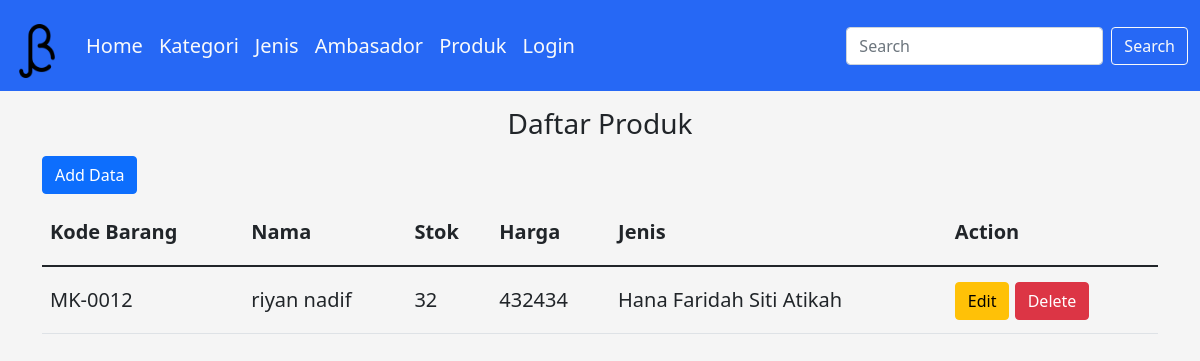
The app's page /barang/, older data.
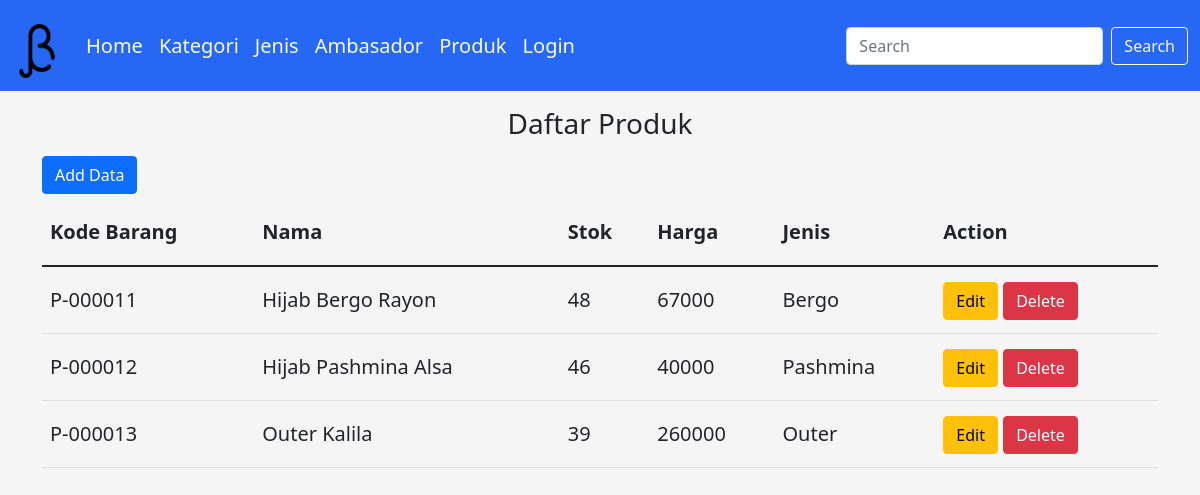
The same page, newer data.
### dashboard/models.py (models this page shows, shortened)
class Barang(models.Model):
    kodebrg=models.CharField(max_length=8)
    nama=models.CharField(max_length=50)
    stok=models.IntegerField()
    harga=models.BigIntegerField()
    link_gbr=models.CharField(max_length=150, blank=True)
    timestamp=models.DateTimeField(auto_now_add=True)
    jenis_id=models.ForeignKey(Jenis, on_delete=models.CASCADE, null=True)

class Jenis(models.Model):
    nama=models.CharField(max_length=50)
    ket = models.CharField(max_length=50)

### dashboard/views.py (the view)
# urls.py: path('barang/', Barang_View, name='view_barang'),
def Barang_View(request):
    barangs = Barang.objects.all()
    title = "Data Barang"
    konteks = {
        'barangs': barangs,
        'titlenya': title,
    }
    return render(request, 'tampil_brg.html', konteks)

### templates/tampil_brg.html (shortened to what this page needs)
{% extends 'base.html' %}
{% load static %}
{% block konten %}
<h3 class="text-center">Daftar Produk</h3>
<div class="container">
    <a href="/addbrg" class="btn btn-primary">Add Data</a>
    <table class="table table-bordered-sm">
        <thead>
            <tr>
                <th>Kode Barang</th>
                <th>Nama</th>
                <th>Stok</th>
                <th>Harga</th>
                <th>Jenis</th>
                <th>Action</th>
            </tr>
        </thead>
        <tbody>
            {% for Barang in barangs %}
            <tr>
                <td>{{ Barang.kodebrg }}</td>
                <td>{{ Barang.nama }}</td>
                <td>{{ Barang.stok }}</td>
                <td>{{ Barang.harga }}</td>
                <td>{{ Barang.jenis_id.nama }}</td>
                <td>
                    <a href="{% url 'ubah_brg' Barang.id %}" type="button" class="btn btn-warning">
                        Edit
                    </a>
                    <button type="button" class="btn btn-danger" data-bs-toggle="modal"
                        data-bs-target="#hapus-{{ Barang.id }}">
                        Delete
                    </button>
                </td>
            </tr>
            {% endfor %}
        </tbody>
    </table>
</div>
{% endblock %}

### templates/base.html (shortened to what this page needs)
<!DOCTYPE html>
<html lang="en">
  <head>
    {% include 'link.html' %}
  </head>
  <body>
    <section id="menunavbar">{% include 'menu.html' %}</section>
    <section class="isi">{% block konten %} {% endblock %}</section>
  </body>
</html>

### templates/link.html (shortened to what this page needs)
{% load static %}
<link href="https://cdn.jsdelivr.net/npm/bootstrap@5.1.3/dist/css/bootstrap.min.css" rel="stylesheet">
<link rel="stylesheet" href="https://cdn.jsdelivr.net/npm/bootstrap-icons@1.8.3/font/bootstrap-icons.css">
<link href="{% static 'css/bootstrap.min.css' %}" rel="stylesheet">
<link href="{% static 'css/signin.css' %}" rel="stylesheet">

### templates/menu.html (shortened to what this page needs)
{% load static %}
<nav class="navbar navbar-expand-lg mb-3" style="background-color: #2668f5;">
  <div class="container-fluid">
    <div class="collapse navbar-collapse" id="navbarTogglerDemo01">
      <a class="navbar-brand" href="#">
        <img src="{% static 'img/loggo.png' %}" alt="Logo" width="50" height="54" class="d-inline-block align-text-top">
      </a>
      <ul class="navbar-nav me-auto mb-2 mb-lg-0">
        <li class="nav-item">
          <a class="nav-link {% if navbar == 'home' %} active {% endif %}" aria-current="page" href="/">Home</a>
        </li>
        <li class="nav-item">
          <a class="nav-link {% if navbar == 'category' %} active {% endif %}" aria-current="page"
            href="/category">Kategori</a>
        </li>
        <li class="nav-item">
          <a class="nav-link {% if navbar == 'jenis' %} active {% endif %}" href="/jenis">Jenis</a>
        </li>
        <li class="nav-item">
          <a class="nav-link {% if navbar == 'brand' %} active {% endif %}" href="/brand">Ambasador</a>
        </li>
        <li class="nav-item">
          <a class="nav-link {% if navbar == 'barang' %} active {% endif %}" href="/barang">Produk</a>
        </li>
        <li class="nav-item">
          <a class="nav-link {% if navbar == 'cart' %} active {% endif %}" href="/admin">Login</a>
        </li>
      </ul>
      <form class="d-flex" role="search">
        <input class="form-control me-2" type="search" placeholder="Search" aria-label="Search">
        <button class="btn btn-outline-light" type="submit">Search</button>
      </form>
    </div>
  </div>
</nav>

### static/css/signin.css (style rules this page uses)
html, body { height: 100%; }
body { align-items: center; padding-bottom: 40px; background-color: #f5f5f5; }

Row changes from the older to the newer data that the page shows:
removed Barang: kodebrg "MK-0012", nama "riyan nadif", stok "32", harga "432434", jenis_id.nama "Hana Faridah Siti Atikah"
added Barang: kodebrg "P-000011", nama "Hijab Bergo Rayon", stok "48", harga "67000", jenis_id.nama "Bergo"
added Barang: kodebrg "P-000012", nama "Hijab Pashmina Alsa", stok "46", harga "40000", jenis_id.nama "Pashmina"
added Barang: kodebrg "P-000013", nama "Outer Kalila", stok "39", harga "260000", jenis_id.nama "Outer"
